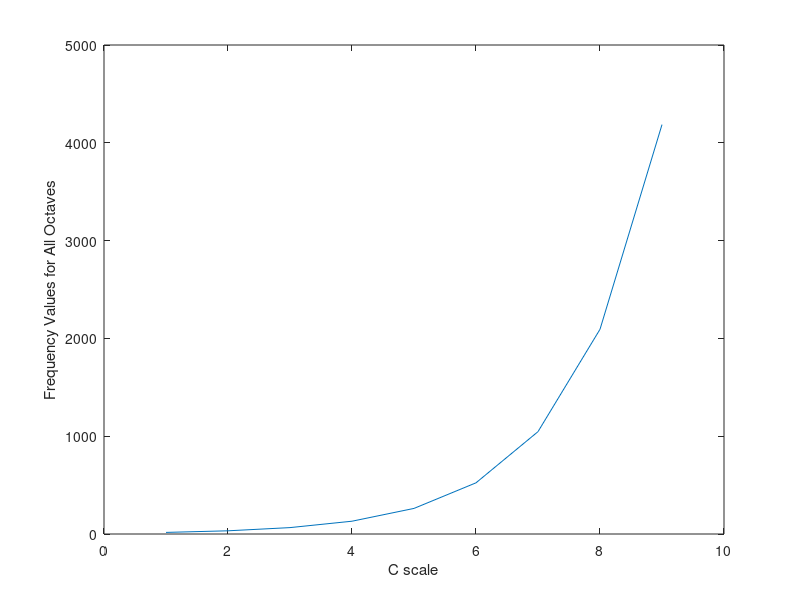
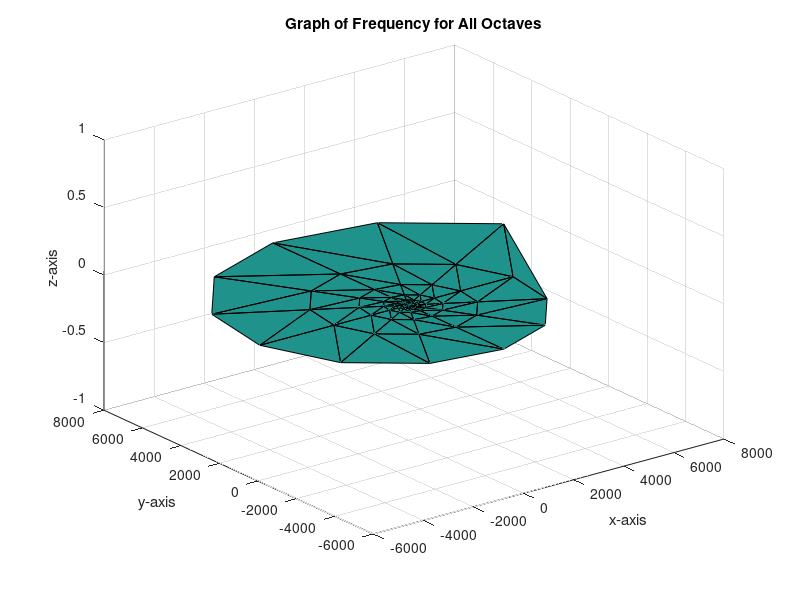

Source code (MATLAB) for these figures, in order:
clear all
close all
 
F0 = [16.352;30.868;29.135;27.5;25.957;24.5;23.125;21.827;20.602;19.445;18.354;17.324]; %Fundamental frequencies in Hz.
%Let's create an angle vector ;)
theta=[0;30;60;90;120;150;180;210;240;270;300;330] %; adding this would only remove it from the view.

counter = 1;

A = zeros(12,9) %Sticking to more rows of information than columns. Could this be extended to material properties? :D

%for pitch = 1 : size(Fundamentals) ?What's wrong with this syntax?
for octave = 0 : 8
    for pitch = 1 : 12
        F(pitch) = 2^(octave)*F0(pitch)
        A(pitch,octave+1) = F(pitch)
        x(counter) = F(pitch)*cosd(theta(pitch));
        y(counter) = F(pitch)*sind(theta(pitch));
        counter = counter + 1;
    end
end

%When you are playing with the regular orthogonal world, the views we obtain of certain relationships are rather... rectangular.

%plotting the first column vector:
plot(A(1:12,1)')
xlabel('First Octave') % x-axis label
ylabel('Frequency Values for All Pitches') % y-axis label

%plotting the first row vector:
plot(A(1,1:9)')
xlabel('C scale') % x-axis label
ylabel('Frequency Values for All Octaves') % y-axis label

%This part was from the original Circular Discretization file:
%By acknowledging Pythagoras, and having an amazing professor in Numerical Methods that gets whatever you've been thinking...
%You convert into a more... polar coordinate system.

%for(r = 0:1:8)
    %for(angle = 0:30:360)
        %x(counter) = r*cosd(angle);
        %y(counter) = r*sind(angle);
        %counter = counter + 1;
    %end
%end

%These seem fancy... (They belong to delaunay though. Right?)
Connectivity = delaunay(x,y);
Vertices = [x',y']

%The interesting part of applying that idea to the concepts of scalars, vectors and matrices, a little bit of calculus III and I guess some ingenuity and passion for somethings,
%voi-la.. a Musical Nautilus comes to life.

figure
trisurf(Connectivity, x,y,x*0)
title('Graph of Frequency for All Octaves')
xlabel('x-axis') % x-axis label
ylabel('y-axis') % y-axis label
zlabel('z-axis') % z-axis label

%Up next I'm thinking, what if the Z axis could represent the frequencies played through a guitar riff?
